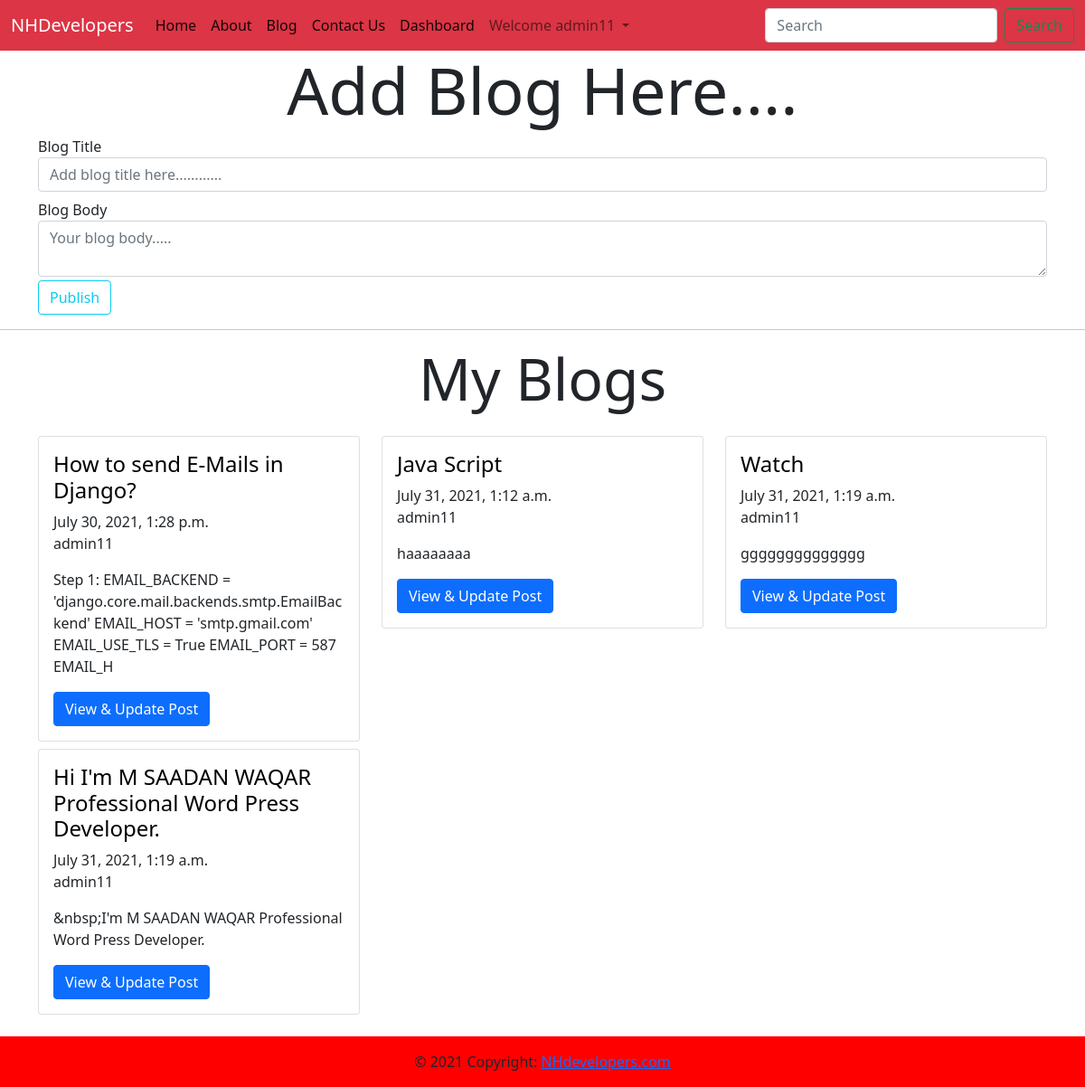
Screenshot of /dashboard/ (signed in) with the database file from the repository.
### vid/models.py (models this page shows, shortened)
class Blog(models.Model):
    title=models.CharField(max_length=50)
    author = models.ForeignKey(User,on_delete=models.CASCADE)
    timestamp=models.DateTimeField(auto_now_add=True)
    desc = models.TextField()
    views = models.IntegerField(default=0)

### vid/views.py (the view)
# urls.py: path('dashboard/',views.dashboard,name="dashboard"),
def dashboard(request):
    if request.user.is_authenticated:
        title = request.POST.get('title')
        desc = request.POST.get('desc')
        author  = request.POST.get('user_id')
        author=request.user
        if request.method=='POST':
            if author is not None:
                blog = Blog(author =author  ,title=title,desc=desc)
                messages.success(request,"Your Blog is Posted")
                blog.save()
                return redirect('dashboard')
            if not request.user.is_authenticated  :
                messages.success(request,"PLZ LOGIN FIRST")
                return redirect("index")
        else:
            mypost = Blog.objects.filter(author=author)
            return render(request,'blog/dash.html',{'post':mypost})
    else:
        return HttpResponse("No")

### vid/templates/blog/dash.html (shortened to what this page needs)
{% extends 'blog/base.html' %}
{% block body %}
<div class="container">
  <h2 class="display-2 text-center">Add Blog Here....</h2>
<form action="https://nhdevelopersteam.herokuapp.com/dashboard/" method="POST" enctype="multipart/form-data">{% csrf_token %}
    <div class="form-group">
      <label for="">Blog Title</label>
      <input type="text" name="title" required placeholder="Add blog title here............" id="" class="form-control"  aria-describedby="helpId">
    </div>
    <div class="form-group">
        <label for="" class="mt-2">Blog Body</label>
        <textarea type="text" name="desc"    id="mytextarea" class="form-control" placeholder="Your blog body....." aria-describedby="helpId"></textarea>
      </div>
<input type="submit" class="btn btn-outline-info mt-1" value="Publish">
</form>
</div>
<hr>
<div class="container">
  <h2 class="display-3 text-center mb-4 ">My Blogs</h2>
    <div class="row mt-2 mb-3">
        {% for i in post %}
        <div class="col col-lg-4 mb-2">
        <div class="card text-left">
          <div class="card-body">
            <h4 class="card-title"><a href="https://nhdevelopersteam.herokuapp.com/dashboard/det/{{i.id}}" style="text-decoration: none; color: black; " >{{i.title}}</h4></a><span>{{i.timestamp}}</span>
            <p class="card-text">{{i.author}}</p>
            <p ><div class="preview">{{i.desc|striptags|slice:':150'  }}</div></p>
            <a href="https://nhdevelopersteam.herokuapp.com/dashboard/det/{{i.id}}" class="btn btn-primary">View & Update Post </a>
          </div>
        </div>
        </div>
        {% endfor %}
    </div>
</div>
{% endblock body %}

### vid/templates/blog/base.html (shortened to what this page needs)
<!doctype html>
<html lang="en">
  <head>
    <link href="https://cdn.jsdelivr.net/npm/bootstrap@5.0.2/dist/css/bootstrap.min.css" rel="stylesheet">
  </head>
  <body>
    <nav class="navbar navbar-expand-lg navbar-light bg-danger">
        <div class="container-fluid" >
          <a class="navbar-brand" style="color: white;" href="https://nhdevelopersteam.herokuapp.com/">NHDevelopers</a>
          <div class="collapse navbar-collapse" id="navbarSupportedContent">
            <ul class="navbar-nav me-auto mb-2 mb-lg-0">
              <li class="nav-item">
                <a class="nav-link active" aria-current="page" href="https://nhdevelopersteam.herokuapp.com/">Home</a>
              </li>
              <li class="nav-item">
                <a class="nav-link active" aria-current="page" href="https://nhdevelopersteam.herokuapp.com/about/">About</a>
              </li>
              <li class="nav-item">
                <a class="nav-link active" aria-current="page" href="https://nhdevelopersteam.herokuapp.com/blog/">Blog</a>
              </li>
              <li class="nav-item">
                <a class="nav-link active" aria-current="page" href="https://nhdevelopersteam.herokuapp.com/contact/">Contact Us</a>
              </li>
              {% if user.is_authenticated %}
              <li class="nav-item">
                <a class="nav-link active" aria-current="page" href="https://nhdevelopersteam.herokuapp.com/dashboard/">Dashboard</a>
              </li>
                <li class="nav-item dropdown" >
                  <a class="nav-link dropdown-toggle" href="#" id="navbarDropdown" role="button" data-bs-toggle="dropdown" aria-expanded="false">
                    Welcome {{request.user}}
                  </a>
                </li>
               {% endif %}
            </ul>
            <form action="https://nhdevelopersteam.herokuapp.com/blog/search"method="get" class="d-flex">
              <input class="form-control me-2 " name="query" id="search"  type="search" placeholder="Search" aria-label="Search">
              <button class="btn btn-outline-success  " type="submit">Search</button>
            </form>
               </div>
             </div>
      </nav>
{% block body %}{% endblock body %}
<footer class="page-footer font-small red" style="background-color:   red; ">
  <div class="footer-copyright text-center py-3">© 2021 Copyright:
    <a href="https://nhdevelopersteam.herokuapp.com/"> NHdevelopers.com</a>
  </div>
</footer>
  </body>
</html>

### rows the page displays
Blog: title "How to send E-Mails in Django?", timestamp "July 30, 2021, 1:28 p.m.", author "admin11", desc "Step 1: EMAIL_BACKEND = 'django.core.mail.backends.smtp.EmailBackend' EMAIL_HOST = 'smtp.gmail.com' EMAIL_USE_TLS = True EMAIL_PORT = 587 EMAIL_H"
Blog: title "Java Script", timestamp "July 31, 2021, 1:12 a.m.", author "admin11", desc "haaaaaaaa"
Blog: title "Watch", timestamp "July 31, 2021, 1:19 a.m.", author "admin11", desc "gggggggggggggg"
Blog: title "Hi I'm M SAADAN WAQAR Professional Word Press Developer.", timestamp "July 31, 2021, 1:19 a.m.", author "admin11", desc "&nbsp;I'm M SAADAN WAQAR Professional Word Press Developer."

### other values shown
{{ request.user }} "admin11"
